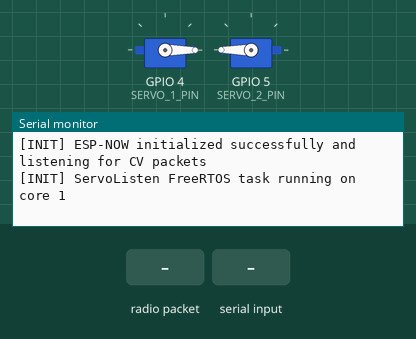
A program run on a simulated ESP32-S3. Shown: 2 × servo, the last lines printed to the serial monitor. The inputs (shaded band) are chosen by the test bench.

Above: at 1.2 s.
1.3 s: radio packet "1" arrives
At 2.1 s:
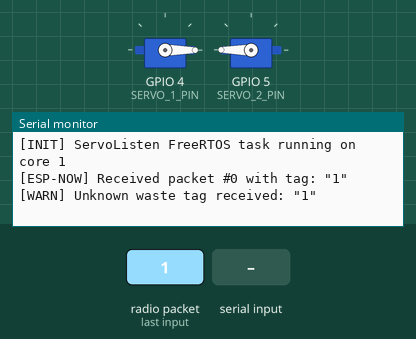
2.8 s: "1\n" received over Serial
At 3.6 s:
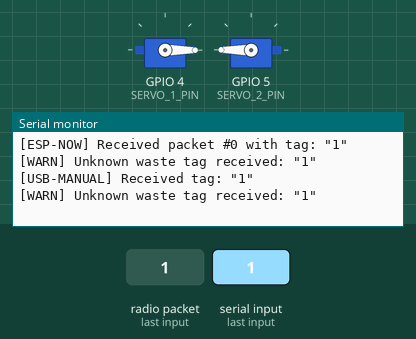

The program:

main.cpp
```cpp
/*
 * main.cpp — Waste Sorting Servo Controller
 * Entry point — initialises Serial and delegates to servoControl.
 */

#include <Arduino.h>
#include "servoControl.h"

void setup()
{
    Serial.begin(115200);
    while (!Serial) { delay(10); }

    Serial.println("[INIT] Waste Sorting Servo Controller");

    servoControlInit();
}

void loop()
{
    // All work runs in RTOS tasks
    vTaskDelay(pdMS_TO_TICKS(1000));
}
```

espNowComms.h
```cpp
#ifndef ESP_NOW_COMMS_H
#define ESP_NOW_COMMS_H

#include <Arduino.h>
#include <esp_now.h>
#include <WiFi.h>
#include "config.h"

#define MAX_TAG_LEN 16

/**
 * @brief Packet structure sent from CV ESP32 to Device Controller ESP32
 */
typedef struct __attribute__((packed)) {
    char tag[MAX_TAG_LEN]; // "METAL", "PLASTICS", "PAPER"
    uint32_t messageId;    // Sequential ID or timestamp
} WasteSortPacket;

// FreeRTOS queue for decoupling high-priority ESP-NOW callback from servo actuation
extern QueueHandle_t wasteQueue;

/**
 * @brief Initialize WiFi in Station mode, configure ESP-NOW, and print local MAC.
 * @return true on success, false otherwise
 */
bool espNowCommsInit();

#endif // ESP_NOW_COMMS_H
```

pinList.h
```cpp
#ifndef PIN_LIST_H
#define PIN_LIST_H

// ── Servo GPIO pins ──────────────────────────────────────────────
#define SERVO_1_PIN  4   // First servo  (e.g. left side)
#define SERVO_2_PIN  5   // Second servo (right side, facing first)

// ── Optional Wired UART Fallback (if ESP-NOW is not used) ────────
#define OPTIONAL_UART_RX  16
#define OPTIONAL_UART_TX  17

#endif // PIN_LIST_H
```

servoControl.h
```cpp
#ifndef SERVO_CONTROL_H
#define SERVO_CONTROL_H

#include <Arduino.h>
#include <ESP32Servo.h>
#include "config.h"
#include "pinList.h"
#include "wasteClassifier.h"
#include "espNowComms.h"

/**
 * @brief Initialize both servos, ESP-NOW wireless communication,
 *        and spawn the FreeRTOS processing task.
 */
void servoControlInit();

/**
 * @brief FreeRTOS task: consumes packets from ESP-NOW queue and USB serial
 *        to actuate the waste sorting servos.
 */
void servoListenTask(void *pvParameters);

/**
 * @brief Actuate servos to the assigned angle for a detected tag,
 *        hold for duration, and return home.
 *
 * @param tag Detected tag ("METAL", "PLASTICS", "PAPER")
 * @return true if valid tag was recognized and executed
 */
bool sortWasteByTag(const String &tag);

#endif // SERVO_CONTROL_H
```

wasteClassifier.h
```cpp
#ifndef WASTE_CLASSIFIER_H
#define WASTE_CLASSIFIER_H

#include "config.h"

#ifdef ARDUINO
#include <Arduino.h>
#else
#include <string>
#endif

/**
 * @brief Maps a waste category tag to target servo angle.
 *
 * Rules:
 *   - "METAL"    -> 20 degrees
 *   - "PLASTICS" -> 45 degrees (also accepts "PLASTIC")
 *   - "PAPER"    -> 90 degrees
 *
 * @param tag String or C-string tag (case-insensitive, trims whitespace)
 * @return int Target angle (20, 45, 90), or -1 if unknown
 */
int tagToAngle(const char* tag);

#ifdef ARDUINO
inline int tagToAngle(const String& tag) {
    return tagToAngle(tag.c_str());
}
#else
inline int tagToAngle(const std::string& tag) {
    return tagToAngle(tag.c_str());
}
#endif

/**
 * @brief Calculate mirrored angle for Servo 2 facing Servo 1.
 *
 * @param servo1Angle Angle commanded to Servo 1
 * @return int Mirrored angle for Servo 2 (180 - servo1Angle)
 */
inline int calculateMirroredAngle(int servo1Angle) {
    return SERVO_MAX_ANGLE - servo1Angle;
}

#endif // WASTE_CLASSIFIER_H
```

espNowComms.cpp
```cpp
#include "espNowComms.h"

QueueHandle_t wasteQueue = nullptr;

/**
 * @brief High-priority callback executed when an ESP-NOW packet arrives.
 *
 * NOTE: This runs in WiFi driver task context. Never block or delay here.
 * We immediately push the packet into a FreeRTOS Queue and wake the consumer task.
 */
static void onDataRecv(const uint8_t *mac_addr, const uint8_t *data, int data_len)
{
    if (data_len <= 0 || wasteQueue == nullptr) return;

    WasteSortPacket packet;
    memset(&packet, 0, sizeof(packet));

    if (data_len == sizeof(WasteSortPacket)) {
        memcpy(&packet, data, sizeof(WasteSortPacket));
    } else {
        // Fallback for raw string payloads from CV board
        int copyLen = (data_len < (int)(MAX_TAG_LEN - 1)) ? data_len : (int)(MAX_TAG_LEN - 1);
        memcpy(packet.tag, data, copyLen);
        packet.tag[copyLen] = '\0';
        packet.messageId = 0;
    }

    BaseType_t xHigherPriorityTaskWoken = pdFALSE;
    xQueueSendFromISR(wasteQueue, &packet, &xHigherPriorityTaskWoken);
    if (xHigherPriorityTaskWoken == pdTRUE) {
        portYIELD_FROM_ISR();
    }
}

bool espNowCommsInit()
{
    // 1. Create FreeRTOS Queue for buffer decoupling
    if (wasteQueue == nullptr) {
        wasteQueue = xQueueCreate(WASTE_QUEUE_LENGTH, sizeof(WasteSortPacket));
        if (wasteQueue == nullptr) {
            Serial.println("[ERR]  Failed to create wasteQueue!");
            return false;
        }
    }

    // 2. Set WiFi station mode
    WiFi.mode(WIFI_STA);
    WiFi.disconnect();

    // 3. Print Local MAC Address for pairing
    Serial.print("[INIT] Device ESP-NOW MAC Address: ");
    Serial.println(WiFi.macAddress());

    // 4. Initialize ESP-NOW
    if (esp_now_init() != ESP_OK) {
        Serial.println("[ERR]  ESP-NOW initialization failed!");
        return false;
    }

    // 5. Register receive callback
    esp_err_t err = esp_now_register_recv_cb(onDataRecv);
    if (err != ESP_OK) {
        Serial.printf("[ERR]  Failed to register ESP-NOW recv callback: %d\n", err);
        return false;
    }

    Serial.println("[INIT] ESP-NOW initialized successfully and listening for CV packets");
    return true;
}
```

servoControl.cpp
```cpp
/*
 * servoControl.cpp
 * ────────────────
 * Command-driven dual-servo controller for automated waste sorting via ESP-NOW.
 *
 * Receives waste classification packets ("METAL", "PLASTICS", "PAPER") wirelessly
 * from the CV ESP32 via ESP-NOW into a FreeRTOS queue.
 *
 * Synchronizes two facing servos to move in the exact same physical direction:
 *   - Servo 1: target angle
 *   - Servo 2: 180 - target angle (mirrored)
 */

#include "servoControl.h"

// ── Module-private state ────────────────────────────────────────
static Servo servo1;
static Servo servo2;
static TaskHandle_t servoTaskHandle = nullptr;
static int currentServoAngle = SERVO_HOME_ANGLE;

// ── Smooth move helper ──────────────────────────────────────────
static void smoothMove(int fromAngle, int toAngle)
{
    if (fromAngle == toAngle) {
        servo1.write(toAngle);
        servo2.write(calculateMirroredAngle(toAngle));
        return;
    }

    int current = fromAngle;
    int step = (toAngle > fromAngle) ? SERVO_STEP_DEG : -SERVO_STEP_DEG;

    while (current != toAngle)
    {
        current += step;

        if ((step > 0 && current > toAngle) ||
            (step < 0 && current < toAngle)) {
            current = toAngle;
        }

        servo1.write(current);
        servo2.write(calculateMirroredAngle(current));

        vTaskDelay(pdMS_TO_TICKS(SERVO_STEP_MS));
    }
}

// ── Helper to read a line from USB Serial non-blockingly ────────
static bool readLineFromStream(Stream &stream, char *buffer, size_t maxLen, size_t &idx)
{
    while (stream.available() > 0)
    {
        char c = (char)stream.read();
        if (c == '\n' || c == '\r') {
            if (idx > 0) {
                buffer[idx] = '\0';
                idx = 0;
                return true;
            }
        } else if (idx < maxLen - 1) {
            buffer[idx++] = c;
        }
    }
    return false;
}

// ─────────────────────────────────────────────────────────────────
//  sortWasteByTag
// ─────────────────────────────────────────────────────────────────
bool sortWasteByTag(const String &tag)
{
    int targetAngle = tagToAngle(tag);
    if (targetAngle < 0) {
        Serial.printf("[WARN] Unknown waste tag received: \"%s\"\n", tag.c_str());
        return false;
    }

    int mirroredTarget = calculateMirroredAngle(targetAngle);
    Serial.printf("[SORT] Detected \"%s\" -> Moving to %d° (Servo1=%d°, Servo2=%d°)\n",
                  tag.c_str(), targetAngle, targetAngle, mirroredTarget);

    // 1. Move to sort bin position
    smoothMove(currentServoAngle, targetAngle);
    currentServoAngle = targetAngle;

    // 2. Hold at sort position
    Serial.printf("[SORT] Holding for %d ms...\n", SERVO_HOLD_MS);
    vTaskDelay(pdMS_TO_TICKS(SERVO_HOLD_MS));

    // 3. Return to home position
    Serial.printf("[SORT] Returning to home position (%d°)...\n", SERVO_HOME_ANGLE);
    smoothMove(currentServoAngle, SERVO_HOME_ANGLE);
    currentServoAngle = SERVO_HOME_ANGLE;

    Serial.println("[SORT] Ready for next item.");
    return true;
}

// ─────────────────────────────────────────────────────────────────
//  servoControlInit
// ─────────────────────────────────────────────────────────────────
void servoControlInit()
{
    // 1. Attach and park servos
    servo1.attach(SERVO_1_PIN);
    servo2.attach(SERVO_2_PIN);

    currentServoAngle = SERVO_HOME_ANGLE;
    servo1.write(SERVO_HOME_ANGLE);
    servo2.write(calculateMirroredAngle(SERVO_HOME_ANGLE));

    Serial.printf("[INIT] Servo 1 on GPIO %d (Home: %d°)\n", SERVO_1_PIN, SERVO_HOME_ANGLE);
    Serial.printf("[INIT] Servo 2 on GPIO %d (Home: %d°)\n", SERVO_2_PIN, calculateMirroredAngle(SERVO_HOME_ANGLE));

    // 2. Initialize ESP-NOW wireless communication
    if (!espNowCommsInit()) {
        Serial.println("[ERR]  ESP-NOW initialization failed!");
    }

    // 3. Spawn FreeRTOS listener task
    BaseType_t ok = xTaskCreatePinnedToCore(
        servoListenTask,
        "ServoListen",
        SERVO_TASK_STACK,
        nullptr,
        SERVO_TASK_PRIO,
        &servoTaskHandle,
        SERVO_TASK_CORE
    );

    if (ok != pdPASS) {
        Serial.println("[ERR]  Failed to create ServoListen FreeRTOS task!");
    } else {
        Serial.println("[INIT] ServoListen FreeRTOS task running on core 1");
    }
}

// ─────────────────────────────────────────────────────────────────
//  servoListenTask
// ─────────────────────────────────────────────────────────────────
void servoListenTask(void * /* pvParameters */)
{
    WasteSortPacket packet;
    static char bufUSB[64];
    static size_t idxUSB = 0;

    for (;;)
    {
        // 1. Check for incoming packets from ESP-NOW FreeRTOS queue
        if (wasteQueue != nullptr && xQueueReceive(wasteQueue, &packet, pdMS_TO_TICKS(20)) == pdPASS)
        {
            Serial.printf("[ESP-NOW] Received packet #%u with tag: \"%s\"\n",
                          packet.messageId, packet.tag);
            sortWasteByTag(packet.tag);
        }

        // 2. Check for manual developer input from USB Serial
        if (readLineFromStream(Serial, bufUSB, sizeof(bufUSB), idxUSB))
        {
            String tag = String(bufUSB);
            tag.trim();
            if (tag.length() > 0) {
                Serial.printf("[USB-MANUAL] Received tag: \"%s\"\n", tag.c_str());
                sortWasteByTag(tag);
            }
        }
    }
}
```

wasteClassifier.cpp
```cpp
#include "wasteClassifier.h"
#include <string.h>
#include <ctype.h>

static bool caseInsensitiveEquals(const char* a, const char* b)
{
    if (!a || !b) return false;
    while (*a && *b) {
        if (tolower((unsigned char)*a) != tolower((unsigned char)*b)) {
            return false;
        }
        a++;
        b++;
    }
    return *a == *b;
}

static void trimWhitespace(const char* str, char* buffer, size_t maxLen)
{
    if (!str || !buffer || maxLen == 0) {
        if (buffer && maxLen > 0) buffer[0] = '\0';
        return;
    }
    while (*str && isspace((unsigned char)*str)) {
        str++;
    }
    size_t len = strlen(str);
    while (len > 0 && isspace((unsigned char)str[len - 1])) {
        len--;
    }
    if (len >= maxLen) {
        len = maxLen - 1;
    }
    memcpy(buffer, str, len);
    buffer[len] = '\0';
}

int tagToAngle(const char* tag)
{
    if (!tag) return -1;
    char cleanTag[32];
    trimWhitespace(tag, cleanTag, sizeof(cleanTag));

    if (caseInsensitiveEquals(cleanTag, "METAL")) {
        return ANGLE_METAL;
    }
    if (caseInsensitiveEquals(cleanTag, "PLASTICS") || caseInsensitiveEquals(cleanTag, "PLASTIC")) {
        return ANGLE_PLASTICS;
    }
    if (caseInsensitiveEquals(cleanTag, "PAPER")) {
        return ANGLE_PAPER;
    }
    return -1;
}
```

config.h
```cpp
#ifndef CONFIG_H
#define CONFIG_H

// ── Servo angle limits (Standard 180° Positional Servos) ─────────
#define SERVO_MIN_ANGLE    0
#define SERVO_MAX_ANGLE  180
#define SERVO_HOME_ANGLE   0     // Rest position (gate closed)

// ── Sorting angles per waste tag ────────────────────────────────
#define ANGLE_METAL       20     // 20 degrees for METAL
#define ANGLE_PLASTICS    45     // 45 degrees for PLASTICS
#define ANGLE_PAPER       90     // 90 degrees for PAPER

// ── Servo movement timing ───────────────────────────────────────
#define SERVO_STEP_DEG     1     // Degrees per step (smooth movement)
#define SERVO_STEP_MS     10     // Milliseconds between steps
#define SERVO_HOLD_MS   1500     // Hold at target before returning home

// ── MG90S 360° Servo Safety Configuration ───────────────────────
// IMPORTANT: Commercial "MG90S 360°" servos are almost always Continuous
// Rotation (CR) servos, NOT positional.
//   - On a CR servo: 90 = STOP, 0 = Full CCW speed, 180 = Full CW speed.
//   - On a true positional 180° servo: 0-180 represents absolute physical angle.
// If your MG90S is continuous rotation, set this to true to enable speed-stop logic.
#define SERVO_IS_CONTINUOUS_360    false

// ── ESP-NOW Wireless Communication ──────────────────────────────
#define ESPNOW_WIFI_CHANNEL        1     // WiFi channel for ESP-NOW (must match CV sender)
#define WASTE_QUEUE_LENGTH        10     // Max pending waste items buffered in FreeRTOS queue

// ── FreeRTOS task settings ──────────────────────────────────────
#define SERVO_TASK_STACK        4096     // Stack size (bytes)
#define SERVO_TASK_PRIO            2     // Task priority
#define SERVO_TASK_CORE            1     // Core affinity (1 = APP core)

#endif // CONFIG_H
```

Measured:
- after the input at 1.3 s, the serial monitor: prints a new line at once (image 1)
- after the input at 2.8 s, the serial monitor: prints a new line at once (image 2)
